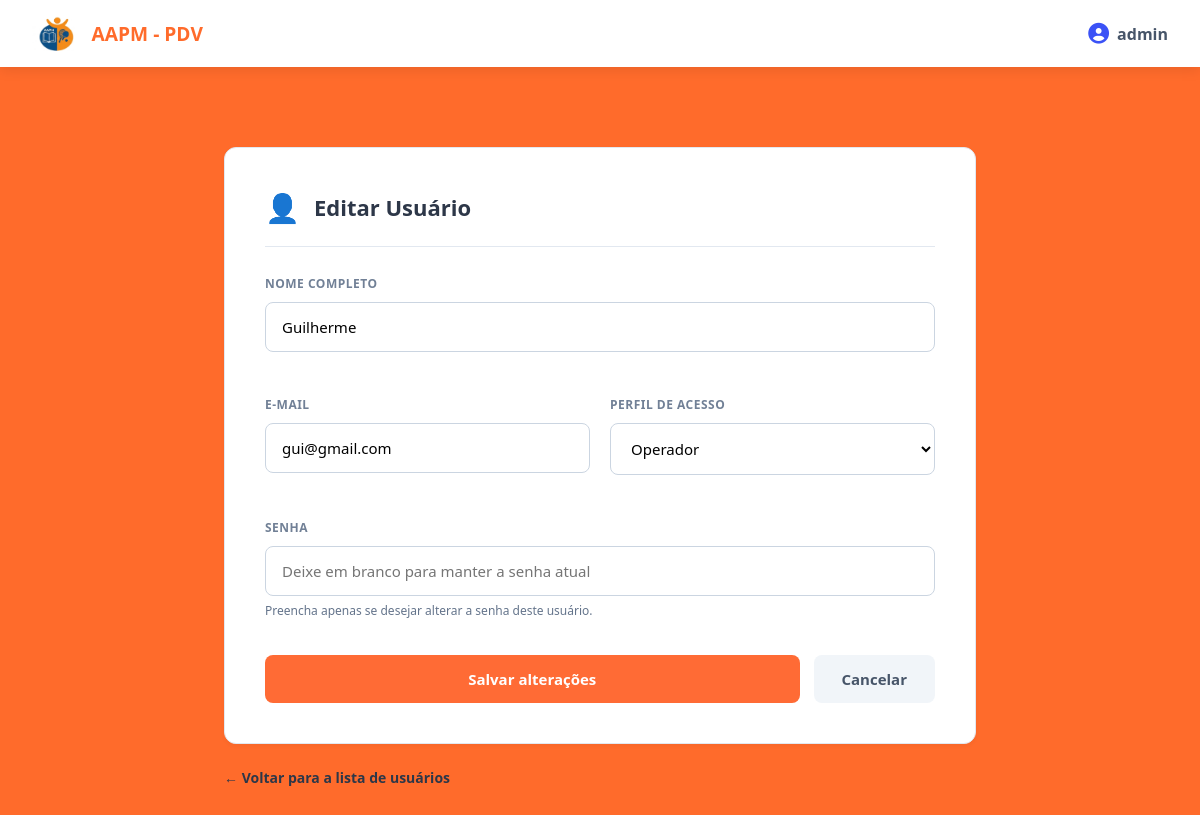
Page /usuarios/2/editar (signed in) on the committed database.
### app/models/usuarios.py (models this page shows)
class Usuario(Base):
    __tablename__ = "usuarios"
    id = Column(Integer, primary_key=True, autoincrement=True)
    nome = Column(String(100), nullable=False)
    email = Column(String(150), unique=True, nullable=False)
    senha_hash = Column(String(255), nullable=False)
    role = Column(String(20), nullable=False, default="operador")
    ativo = Column(Boolean, default=True)
    criando_em = Column(DateTime, server_default=func.now())

### app/controllers/usuario_controller.py (the view)
@router.get("/{usuario_id}/editar")
def form_editar_usuario(
    usuario_id: int,
    request: Request,
    db: Session = Depends(get_db),
    admin = Depends(get_admin)
):
    editando = db.query(Usuario).filter(Usuario.id == usuario_id).first()
    if not editando:
        return RedirectResponse(url="/usuarios", status_code=302)
    return templates.TemplateResponse(
        request,
        "usuarios/form.html",
        {
            "request": request,
            "usuario": admin,
            "editando": editando  # template detecta que é edição
        }
    )

### app/templates/usuarios/form.html (shortened to what this page needs)
{% extends "base.html" %}
{% block content %}
<div class="page-container">
    <div class="form-card">
        <div class="header-info">
            <span class="header-icon">👤</span>
            <div class="header-title">
                {% if editando %}Editar Usuário{% else %}Novo Usuário{% endif %}
            </div>
        </div>
        <form action="{% if editando %}/usuarios/{{ editando.id }}/editar{% else %}/usuarios/novo{% endif %}" method="post">
            <div class="form-grid">
                <div class="form-group full-width">
                    <label for="nome">Nome Completo</label>
                    <input
                        type="text"
                        id="nome"
                        name="nome"
                        placeholder="Ex: João Silva"
                        value="{% if editando %}{{ editando.nome }}{% elif valores %}{{ valores.nome }}{% endif %}"
                        required
                        autofocus
                    >
                </div>
                <div class="form-group">
                    <label for="email">E-mail</label>
                    <input
                        type="email"
                        id="email"
                        name="email"
                        placeholder="exemplo@senai.br"
                        value="{% if editando %}{{ editando.email }}{% elif valores %}{{ valores.email }}{% endif %}"
                        required
                    >
                </div>
                <div class="form-group">
                    <label for="role">Perfil de Acesso</label>
                    <select id="role" name="role" required>
                        {% set current_role = editando.role if editando else (valores.role if valores else 'operador') %}
                        <option value="operador" {% if current_role == 'operador' %}selected{% endif %}>Operador</option>
                    </select>
                </div>
                <div class="form-group full-width">
                    <label for="senha">Senha</label>
                    <input
                        type="password"
                        id="senha"
                        name="senha"
                        placeholder="{% if editando %}Deixe em branco para manter a senha atual{% else %}Digite a senha inicial{% endif %}"
                    >
                    {% if editando %}
                    <p class="help-text">Preencha apenas se desejar alterar a senha deste usuário.</p>
                    {% endif %}
                </div>
            </div>
            <div class="actions-container">
                <button type="submit" class="btn-salvar">
                    {% if editando %}Salvar alterações{% else %}Criar usuário{% endif %}
                </button>
                <a href="/usuarios" class="btn-cancelar">Cancelar</a>
            </div>
        </form>
    </div>
    <a href="/usuarios" class="back-link">
        ← Voltar para a lista de usuários
    </a>
</div>
{% endblock %}

### app/static/CSS/style.css (style rules this page uses)
* { margin: 0; padding: 0; box-sizing: border-box; font-family: 'Segoe UI', Tahoma, Geneva, Verdana, sans-serif; }
body { background-color: #ff6b2b; color: #1e293b; min-height: 100vh; display: flex; flex-direction: column; }

### app/templates/usuarios/form.html (style rules this page uses)
.page-container { padding: 40px 24px; max-width: 800px; margin: 0 auto; width: 100%; box-sizing: border-box; }
.form-card { background-color: #ffffff; border: 1px solid #E2E8F0; border-radius: 12px; padding: 40px; box-shadow: 0 2px 4px rgba(0, 0, 0, 0.04); }
.header-info { display: flex; align-items: center; gap: 14px; margin-bottom: 28px; padding-bottom: 20px; border-bottom: 1px solid #E2E8F0; }
.header-icon { font-size: 28px; }
.header-title { font-size: 22px; font-weight: 800; color: #2D3748; }
.form-grid { display: grid; grid-template-columns: 1fr 1fr; gap: 20px; }
.form-group { margin-bottom: 24px; }
.form-group.full-width { grid-column: span 2; }
.form-group label { display: block; font-size: 12px; font-weight: 700; color: #718096; text-transform: uppercase; letter-spacing: 0.5px; margin-bottom: 10px; }
.form-group input, .form-group select { width: 100%; padding: 14px 16px; border: 1px solid #CBD5E1; border-radius: 8px; font-size: 15px; outline: none; box-sizing: border-box; background-color: #ffffff; transition: border-color 0.2s, box-shadow 0.2s; }
.help-text { font-size: 12px; color: #64748B; margin-top: 6px; }
.actions-container { display: flex; align-items: center; gap: 14px; margin-top: 12px; }
.btn-salvar { flex: 1; padding: 14px; background-color: #FF6B35; color: #ffffff; border: none; border-radius: 8px; font-size: 15px; font-weight: 700; cursor: pointer; transition: background-color 0.2s; }
.btn-cancelar { padding: 14px 28px; background-color: #F1F5F9; color: #475569; text-decoration: none; border-radius: 8px; font-size: 15px; font-weight: 600; text-align: center; transition: background-color 0.2s; }
.back-link { display: inline-flex; align-items: center; gap: 6px; margin-top: 24px; color: #2D3748; font-weight: 700; font-size: 14px; text-decoration: none; }

### rows in the picture
Usuario: nome "Guilherme", email "gui@gmail.com", role "Operador"

### other values in the picture
{{ usuario.nome if usuario else 'Usuário' }} "admin"
